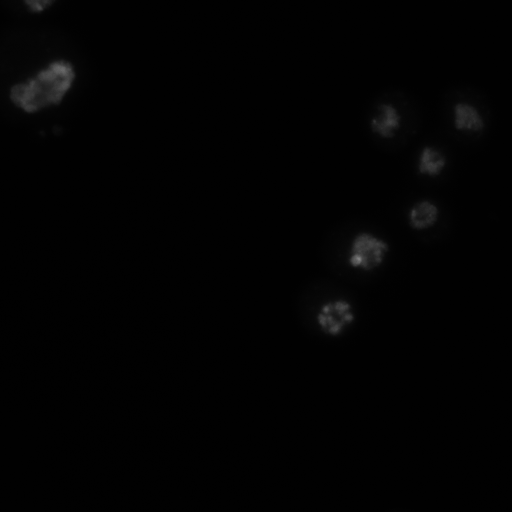
#> input picture drosophila_kc167_1_images/CPvalid1_340_40x_Tiles_p0865DAPI.TIF, 512 x 512 px; its folder holds only this picture in this run
$ python k-means.py
#> lines starting #> are read from the running program, lines starting #| are printed output that depends on the picture
import numpy as np
from PIL import Image
import os
import time
from sklearn.cluster import KMeans as KM
from matplotlib import pyplot as plt


class KMeans:
    def __init__(self, filepath, number_clusters=3):
#> called with number_clusters = 3
        img = Image.open(filepath).convert('RGB')
#> img is the input picture: PIL image 512x512 RGB; min 0, max 129, mean 2.3
        self.pixels = np.float32(img).reshape(-1, 3)
        self.k = number_clusters

    def kmeans(self):
        n = self.pixels.shape[0]
        centers = [self.pixels[0].tolist()]
        for value in self.pixels.tolist():
            if value not in centers:
                centers.append(value)
            if len(centers) == self.k:
                break

        centers = np.array(centers)
        distances = np.zeros((n, self.k))
        maxiter = 5

        for i in range(maxiter):

            # Assign all points to the nearest centroid
            for j, c in enumerate(centers):
                distances[:, j] = np.linalg.norm(self.pixels - c, axis=1)

            # Determine class membership of each point
            # by picking the closest centroid
            classes = np.argmin(distances, axis=1)

            # Update centroid location using the newly
            # assigned data point classes
            for c in range(self.k):
                pix_class = self.pixels[classes == c]
                centers[c] = np.average(pix_class, 0)

        return classes, centers


if __name__ == '__main__':
    dir_from = '../drosophila_kc167_1_images'
    dir_to = '../KMeansResults'
    number_clusters = [i for i in range(2, 70, 2)]  #[2, 4, 6, 8, 10, 12, 14, 16]
    for file_name in os.listdir(dir_from):
        array_time = []
        path_file = dir_from + '/' + file_name
        name_without_extension = file_name[:-4]
        dir_save = dir_to + '/' + name_without_extension + '/'
        # os.mkdir(dir_save)
        data = KMeans(path_file).pixels
        sse = []
        for K in number_clusters:
            path_file = '../drosophila_kc167_1_images/CPvalid1_48_40x_Tiles_p0003DAPI.TIF'
            #label, center = KMeans(path_file, K).kmeans()
            km = KM(K)
            km.fit(data)
            sse.append(km.inertia_)
        # Plot sse against k
        plt.figure(figsize=(6, 6))
        plt.plot(number_clusters, sse, '-o')
        plt.xlabel(r'Number of clusters *k*')
        plt.ylabel('Sum of squared distance');
        plt.show()
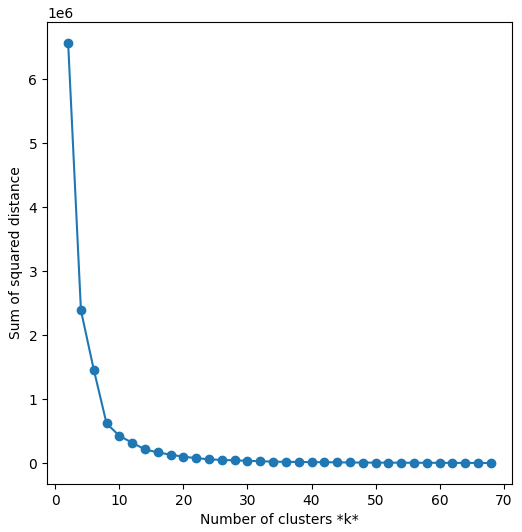
#> figure drawn by matplotlib, 1 panel; curve peaks at x = 2, y = 6566191.5
        exit()
#> (the program exits here)
